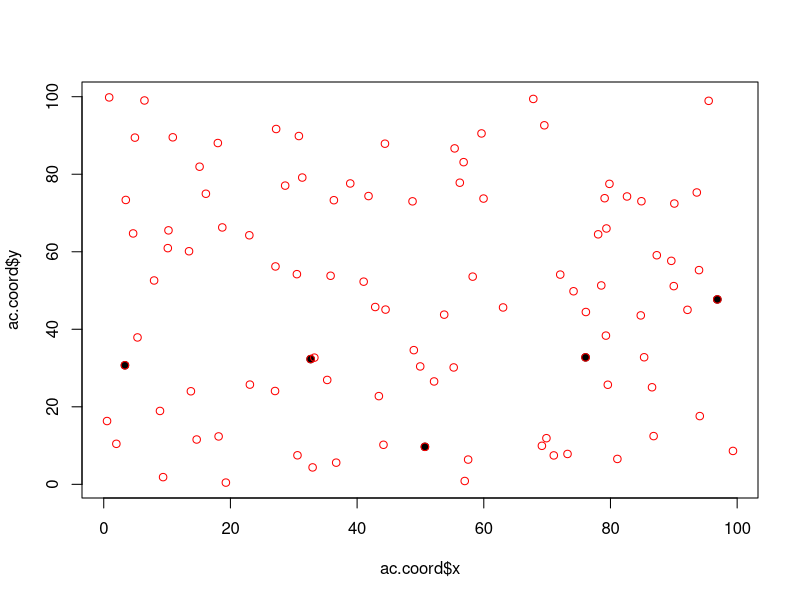
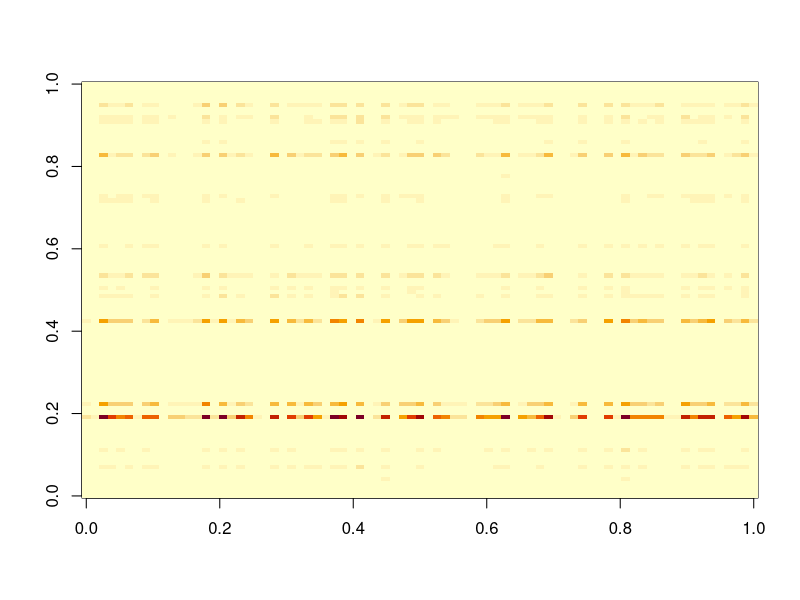

Write R code to recreate these figures, in order.
rm(list=ls(all=TRUE))
set.seed(13)

#basic setup
n.tsegm=400
n.ac=5
n.grid=100
n=floor(runif(n.tsegm,min=0,max=900))

#spatial coordinates
grid.coord=data.frame(x=runif(n.grid,min=0,max=100),
                      y=runif(n.grid,min=0,max=100))
ind=sample(nrow(grid.coord),size=n.ac)
ac.coord.true=ac.coord=grid.coord[ind,]

rangox=range(c(ac.coord$x,grid.coord$x))
rangoy=range(c(ac.coord$y,grid.coord$y))
plot(ac.coord$x,ac.coord$y,pch=19,xlim=rangox,ylim=rangoy)
points(grid.coord$x,grid.coord$y,col='red')

#cluster membership
z.true=z=sample(1:n.ac,size=n.tsegm,replace=T)

#distance decay parameter
phi.true=phi=0.1

#generate data
y=matrix(NA,n.tsegm,n.grid)
for (i in 1:n.tsegm){
  #calculate distance
  x2=(grid.coord$x-ac.coord$x[z[i]])^2
  y2=(grid.coord$y-ac.coord$y[z[i]])^2
  d=sqrt(x2+y2)
  
  #calculate probability
  tmp=exp(-phi*d)
  prob=tmp/sum(tmp)
  
  #draw results
  y[i,]=rmultinom(1,size=n[i],prob=prob)
}
image(y[z==1,])

write.csv(y,'fake data.csv',row.names=F)
write.csv(grid.coord,'fake data grid.csv',row.names=F)